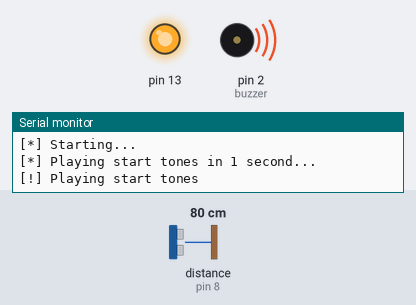
The sketch below on a simulated Arduino Mega 2560, built with avr-gcc and run on an emulated ATmega2560. Shown: output pins drawn as LEDs (lit = HIGH), buzzer (waves = sounding), the last lines printed to the serial monitor. Wiring (inferred from the names in the program): ultrasonic range finder: trigger pin 9; echo pin 8. The inputs (shaded band) are chosen by the test bench; at power-on: distance to the obstacle (sensor on pin 8) 80 cm. The echo pulse lasts 58.3 µs per cm; pins used as bus, display or sensor lines are not drawn.

Above: at 1.1 s.
At 8.2 s:
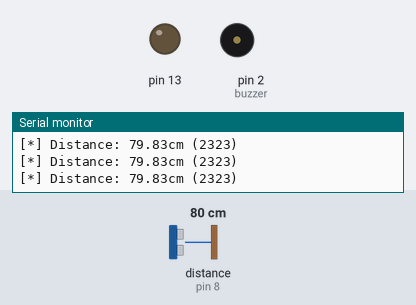
8.3 s: distance to the obstacle (sensor on pin 8) set to 2 cm
At 10.1 s:
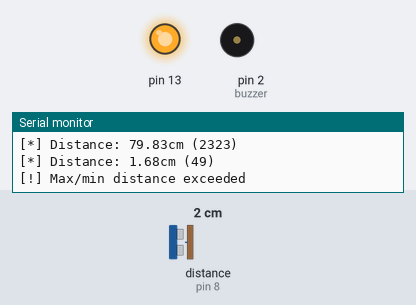
Timing chart, 0 to 15.4 s (numbered marks = the images above; inputs shaded):
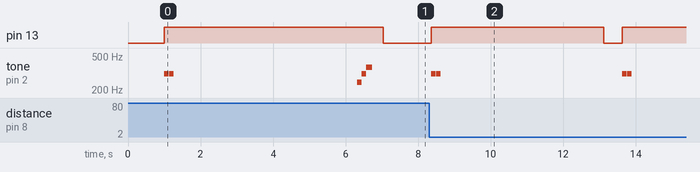

The sketch:

DoorDetector.ino
```cpp
/* TONES */

#define NOTE_C3  131
#define NOTE_CS3 139
#define NOTE_D3  147
#define NOTE_DS3 156
#define NOTE_E3  165
#define NOTE_F3  175
#define NOTE_FS3 185
#define NOTE_G3  196
#define NOTE_GS3 208
#define NOTE_A3  220
#define NOTE_AS3 233
#define NOTE_B3  247
#define NOTE_C4  262
#define NOTE_CS4 277
#define NOTE_D4  294
#define NOTE_DS4 311
#define NOTE_E4  330
#define NOTE_F4  349
#define NOTE_FS4 370
#define NOTE_G4  392
#define NOTE_GS4 415
#define NOTE_A4  440
#define NOTE_AS4 466
#define NOTE_B4  494

/* END TONES */
#define trigPin 9
#define echoPin 8
#define buzzer 2

const double threshold = (0.75*29.1);
const double maxdist = (150*29.1);

long max = 0;
int i = 0;

void(* resetFunc) (void) = 0; //declare reset function @ address 0

void setup() {
  Serial.begin(9600);
  Serial.println("[*] Starting...");
  pinMode(trigPin, OUTPUT);
  pinMode(echoPin, INPUT);
  pinMode(buzzer, OUTPUT);
  pinMode(13, OUTPUT);
  Serial.println("[*] Playing start tones in 1 second...");
  delay(1000);
  Serial.println("[!] Playing start tones");
  digitalWrite(13, HIGH);
  tone(buzzer, NOTE_DS4);
  delay(125);
  noTone(buzzer);
  delay(10);
  tone(buzzer, NOTE_DS4);
  delay(125);
  noTone(buzzer);
  Serial.println("[*] Couting in .5 second...");
  long values[10];
  delay(500);
  Serial.println("[!] Couting now");
  long value;
  long temp = 0;
  long successcount = 0;
  for(int integer = 0;integer<9;integer++) {
    digitalWrite(trigPin, LOW);
    delayMicroseconds(2);
    digitalWrite(trigPin, HIGH);
    delayMicroseconds(10);
    digitalWrite(trigPin, LOW);
    value = (pulseIn(echoPin, HIGH))/2;
    if(value <= 0 || value > maxdist) {
      Serial.print("[!] Value #");
      Serial.print(integer);
      Serial.println(" was equal to zero or bigger than maxdist. Skipping it.");
      tone(buzzer, NOTE_DS4);
      delay(125);
      noTone(buzzer);
      delay(10);
      tone(buzzer, NOTE_B3);
      delay(125);
      noTone(buzzer);
      value = 0;
    } else if(integer != 0 && (value > (values[integer-1] + 29.1) || value < (values[integer-1] - 29.1))) {
      Serial.print("[!] Value #");
      Serial.print(integer);
      Serial.print(" was too far from the value #");
      Serial.print(integer-1);
      Serial.println(". Stopping.");
      tone(buzzer, NOTE_FS4);
      delay(125);
      noTone(buzzer);
      delay(10);
      tone(buzzer, NOTE_DS4);
      delay(125);
      noTone(buzzer);
      tone(buzzer, NOTE_B3);
      delay(175);
      noTone(buzzer);
      delay(1000);
      resetFunc();
    } else {
      successcount++;
      temp = temp + value;
    }
    Serial.print("[?] ");
    Serial.print(value/29.1);
    Serial.print(" cm (");
    Serial.print(value);
    Serial.println(")");
    values[integer] = value;
    delay(500);
  }
  if(temp == 0 || successcount == 0) {
      Serial.println("[!] There were no successful calculations. Stopping.");
      tone(buzzer, NOTE_FS4);
      delay(125);
      noTone(buzzer);
      delay(10);
      tone(buzzer, NOTE_DS4);
      delay(125);
      noTone(buzzer);
      tone(buzzer, NOTE_B3);
      delay(175);
      noTone(buzzer);
      delay(1000);
      resetFunc();
  }
  Serial.println("[*] Finished counting. Playing success tones...");
  tone(buzzer, NOTE_B3);
  delay(125);
  noTone(buzzer);
  tone(buzzer, NOTE_DS4);
  delay(125);
  noTone(buzzer);
  tone(buzzer, NOTE_FS4);
  delay(175);
  noTone(buzzer);
  Serial.println("[*] Calculating max distance...");
  max = temp/successcount;
  Serial.print("[!] Max set to ");
  Serial.print(max/29.1);
  Serial.print("cm (threshold +/- ");
  Serial.print(threshold/29.1);
  Serial.println("cm)");
  Serial.println("[*] Loop starting in .25 second");
  delay(250);
  digitalWrite(13, LOW);
  Serial.println("[!] Loop starting");
}

void loop() {
  if(i == 0) {
    digitalWrite(22,LOW);
  }
  long duration, distance;
  digitalWrite(trigPin, LOW);
  delayMicroseconds(2);
  digitalWrite(trigPin, HIGH);
  delayMicroseconds(10);
  digitalWrite(trigPin, LOW);
  duration = pulseIn(echoPin, HIGH);
  distance = (duration/2);
  Serial.print("[*] Distance: ");
  Serial.print(distance/29.1);
  Serial.print("cm (");
  Serial.print(distance);
  Serial.println(")");
  if((distance > (max + threshold) || (distance > 0 && distance < (max - threshold))) && distance < maxdist) {
    Serial.println("[!] Max/min distance exceeded");
    digitalWrite(13, HIGH);
    tone(buzzer, NOTE_DS4);
    delay(125);
    noTone(buzzer);
    delay(10);
    tone(buzzer, NOTE_DS4);
    delay(125);
    noTone(buzzer);
    delay(4500);
    digitalWrite(13, LOW);
    delay(500);
  }
  i++;
}
```

Measured:
- after the input at 8.3 s, pin 13: LOW → HIGH after 0.06 s, → LOW 4.8 s later, → HIGH 0.50 s later; tone on pin 2 (buzzer): plays 311 Hz for 0.13 s, 311 Hz for 0.13 s, 311 Hz for 0.13 s, 311 Hz for 0.13 s, starting after 0.06 s
